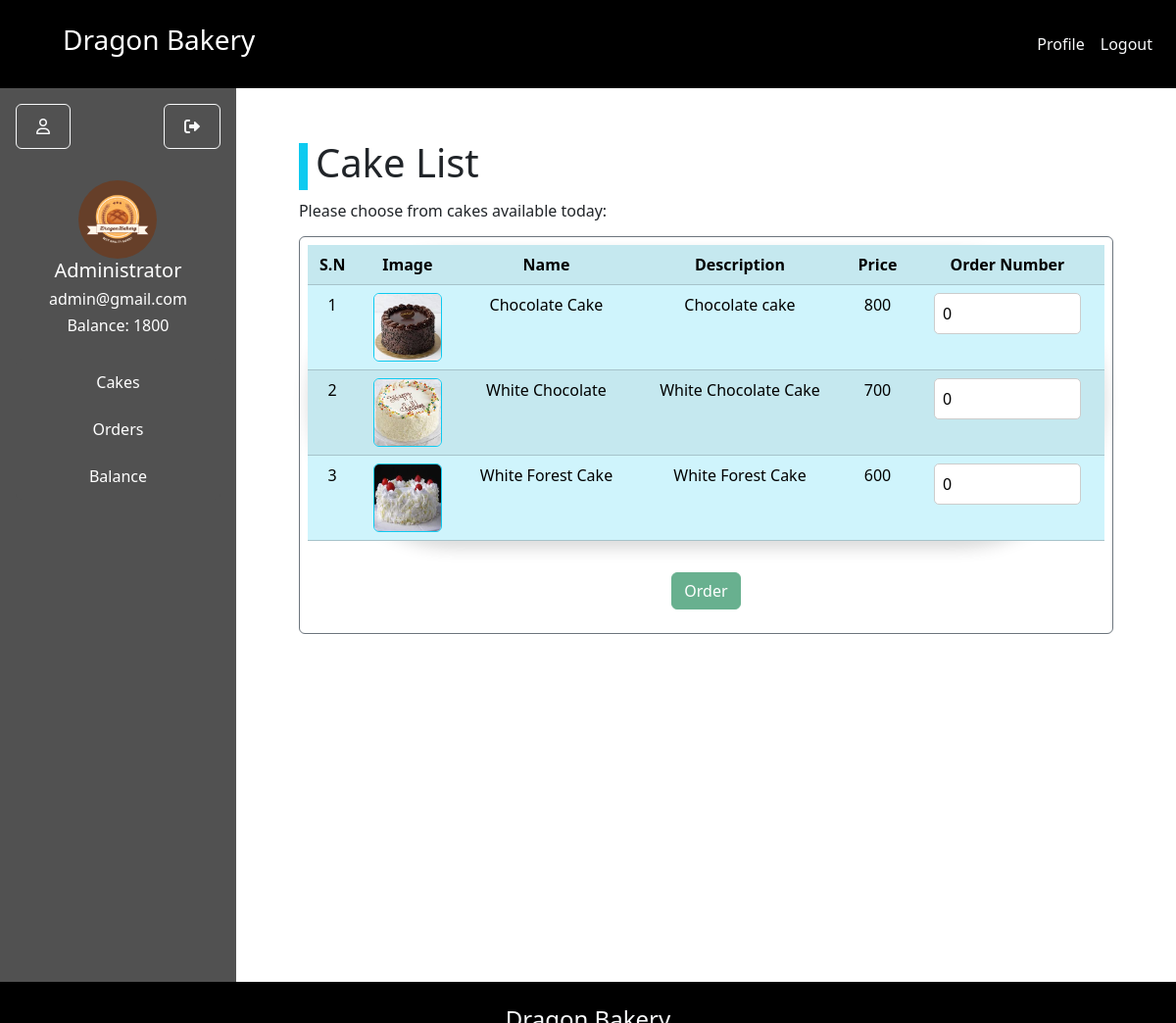
Page /user/home.php (signed in) on the committed database.
### tables this page shows
CREATE TABLE `cake` (
  `cake_id` int(11) NOT NULL,
  `cake_name` varchar(50) NOT NULL,
  `cake_img` varchar(30) NOT NULL,
  `cake_price` int(11) NOT NULL,
  `cake_desc` varchar(50) NOT NULL,
  `cake_status` tinyint(4) NOT NULL
);

### user/home.php (the view, shortened to what this page needs)
<!DOCTYPE html>
<html lang="en">
<head>
</head>
<body>
    <?php
    include '../includes/nav.php';
    ?>
    <div class="d-flex">
        <?php
        include '../includes/side-bar.php';
        ?>
        <div id="container" class="container-fluid mx-3 mt-1 p-5">
            <div class="d-flex align-item-center mb-2">
                <div class="bg-info text-info my-1" width="30px" height="10px">a</div>
                <div class="h1 ms-2">Cake List</div>
            </div>
            <div class="h6 mb-3">Please choose from cakes available today:</div>
            <form action="order-place.php" method="POST" class="p-2 rounded border border-secondary">
                <table text-align="center" class="shadow p-2 table table-striped table-info rounded-pill">
                    <tr class="bg-info">
                        <th>S.N</th>
                        <th>Image</th>
                        <th>Name</th>
                        <th>Description</th>
                        <th>Price</th>
                        <th>Order Number</th>
                    </tr>
                    <?php
                    include '../includes/connection.php';
                    $query = "SELECT * FROM cake where cake_status = 1";
                    $result = $con->query($query);
                    if ($result->num_rows > 0) {
                        while ($row = $result->fetch_assoc()) {
                    ?>
                            <tr class="bg-info">
                                <td><?php echo $row['cake_id']; ?></td>
                                <td><img class="border border-info rounded" src="../img/<?php echo $row['cake_img'], ".jpg"; ?>" alt="" height="70px" width="70px"></td>
                                <td><?php echo $row['cake_name']; ?></td>
                                <td><?php echo $row['cake_desc']; ?></td>
                                <td><?php echo $row['cake_price']; ?></td>
                                <td class=""><input type="number" name="<?php echo "quantity", $row['cake_id']; ?>" class="cake-quantity" min='0' max='9' value='0'></td>
                            </tr>
                    <?php
                        }
                    }
                    ?>
                </table>
                <div class="container-fluid d-flex justify-content-center">
                    <button type="submit" id="orderButton" class="btn btn-success my-3" disabled>Order</button>
                </div>
            </form>
        </div>
    </div>
    <?php
    include '../includes/footer.php';
    ?>
</body>
</html>

### user/home.php (style rules this page uses)
table, th, tr, td { text-align: center; justify-content: center; }
input { padding: 8px; width: 150px; font-size: 14px; border: 1px solid #ccc; border-radius: 5px; outline: none; }

### rows in the picture
cake: cake_id "1", cake_img (picture), cake_name "Chocolate Cake", cake_desc "Chocolate cake", cake_price "800"
cake: cake_id "2", cake_img (picture), cake_name "White Chocolate", cake_desc "White Chocolate Cake", cake_price "700"
cake: cake_id "3", cake_img (picture), cake_name "White Forest Cake", cake_desc "White Forest Cake", cake_price "600"

### other values in the picture
$_SESSION['username'] "Administrator"
$_SESSION['email'] "admin@gmail.com"
$_SESSION['balance'] "1800"
